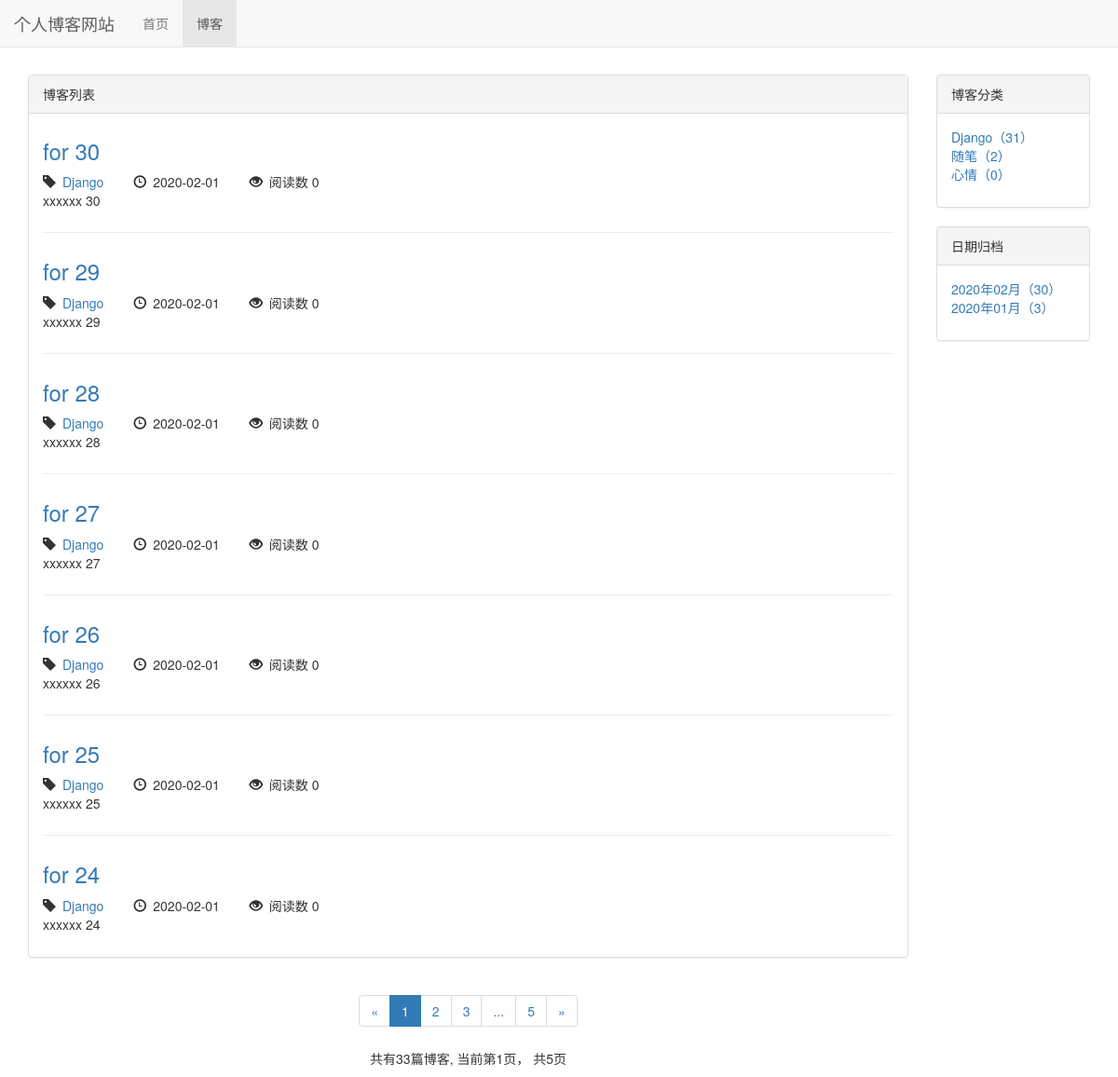
/blog/, run on an earlier commit of the app's database.
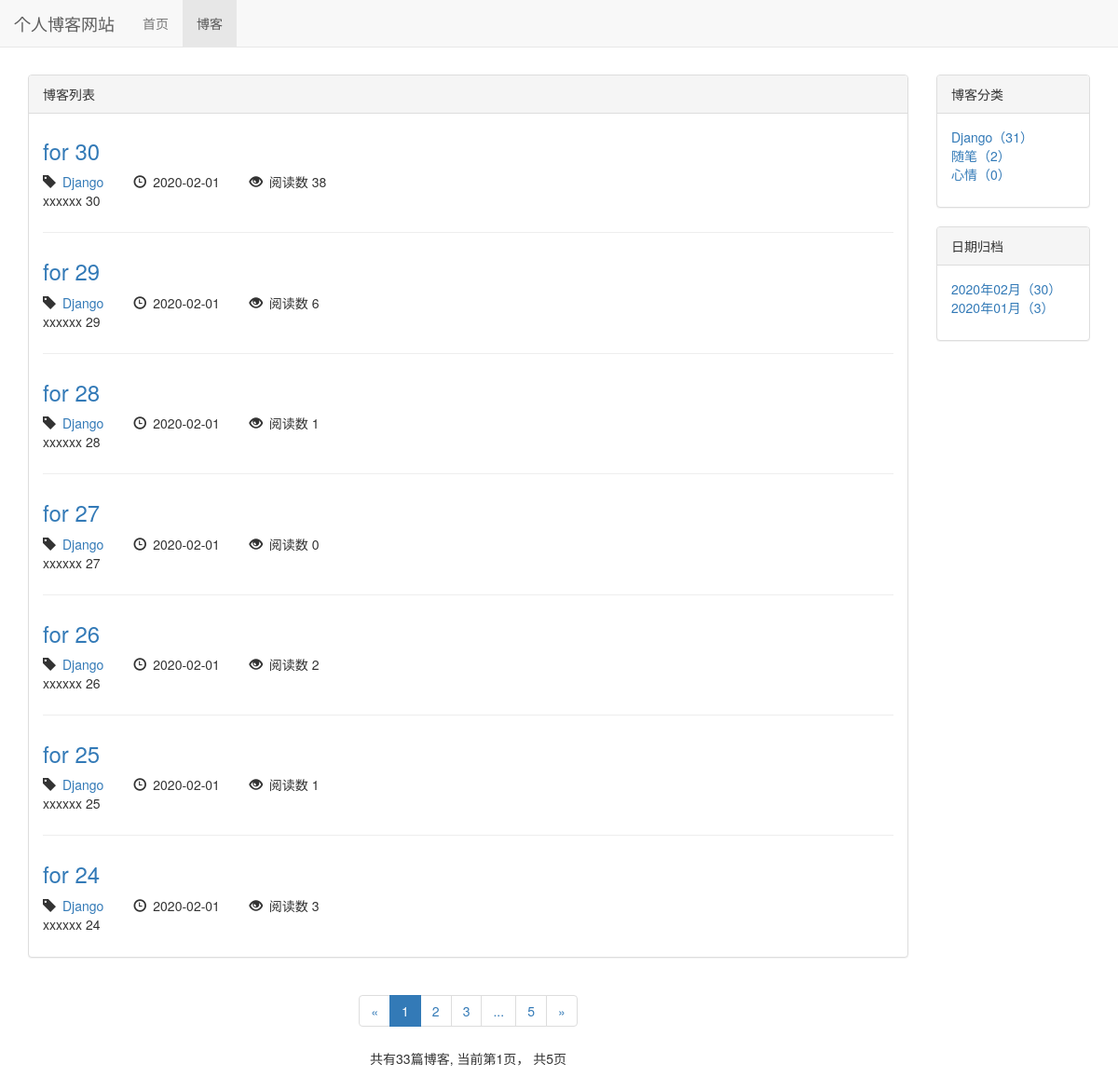
And on a later commit of the database.
### blog/models.py (models this page shows, shortened)
class Blog(models.Model, ReadNumExpandMethod):
    title = models.CharField(max_length=128)
    content = MDTextField()
    author = models.ForeignKey(User, on_delete=models.DO_NOTHING)
    read_details = GenericRelation(ReadDetail)
    created_time = models.DateTimeField(auto_now_add=True)
    last_updated_time = models.DateTimeField(auto_now=True)
    blog_type = models.ForeignKey(BlogType,on_delete=models.DO_NOTHING)
    class Meta:
        ordering = ['-created_time']

class BlogType(models.Model):
    type_name = models.CharField(max_length=32)
    def __str__(self):
        return self.type_name

### read_statistics/models.py (models this page shows)
class ReadNum(models.Model):
    read_num = models.IntegerField(default=0)
    content_type = models.ForeignKey(ContentType, on_delete=models.DO_NOTHING)
    object_id = models.PositiveIntegerField()
    content_object = GenericForeignKey('content_type', 'object_id')

### blog/views.py (the view)
# urls.py: path('', blog_list, name='blog_list'),
def blog_list(request):
    blogs_all_list = Blog.objects.all()
    context = get_blog_list_common_data(request, blogs_all_list)
    return render(request, 'blog/blog_list.html', context)

### blog/templatetags/myfilter.py (called while the page is built)
@register.filter()
def mk(obj):
    obj = markdown.markdown(obj,
                              extensions=[
                                 'markdown.extensions.extra',
                                 'markdown.extensions.codehilite',
                                 'markdown.extensions.toc',
                              ])
    return obj

### read_statistics/models.py (called while the page is built)
    def get_read_num(self):
        try:
            ct = ContentType.objects.get_for_model(self)
            readnum = ReadNum.objects.get(content_type=ct,object_id=self.pk)
            return readnum.read_num
        except exceptions.ObjectDoesNotExist:
            return 0

### blog/templates/blog/blog_list.html (shortened to what this page needs)
{% extends 'base.html' %}
{% load myfilter %}
{% block nav_blog_active %}active{% endblock %}
{% block style %}
    <link rel="stylesheet" href="/static/blog/css/blog.css">
{% endblock %}
{% block content %}
    <div class="container">
        <div class="row">
            <div class="col-sm-8 col-md-9 col-lg-10">
                <div class="panel panel-default">
                      <div class="panel-heading">{% block blog_list_title %}博客列表{% endblock %}</div>
                      <div class="panel-body">
                          {% for blog in page_of_blogs.object_list %}
                              <div class="blog">
                                  <h3><a href="{% url 'blog_detail' blog.pk %}">{{ blog.title }}</a></h3>
                                  <p class="blog-info">
                                      <span class="glyphicon glyphicon-tag" aria-hidden="true"></span><a  style="margin-right: 2em" href="{% url 'blogs_with_type' blog.blog_type.pk %}">{{ blog.blog_type }}</a>
                                      <span class="glyphicon glyphicon-time" aria-hidden="true"></span>{{ blog.created_time|date:'Y-m-d' }}
                                      <span style="margin-left: 2em" class="glyphicon glyphicon-eye-open" aria-hidden="true"></span>阅读数 {{ blog.get_read_num }}
                                  </p>
                                  <p>{{ blog.content|truncatechars_html:100|mk|striptags }}</p>
                              </div>
                          {% empty %}
                              <div class="blog">
                                  <h3>--暂无博客，敬请期待--</h3>
                              </div>
                          {% endfor %}
                      </div>
                </div>
                <div class="paginator">
                    <ul class="pagination">
                        <li>
                            {% if page_of_blogs.has_previous %}
                                <a href="?page={{ page_of_blogs.previous_page_number }}" aria-label="Previous">
                                    <span aria-hidden="true">&laquo;</span>
                                </a>
                            {% else %}
                                <span aria-hidden="true">&laquo;</span>
                            {% endif %}
                        </li>
                        {% for page_num in page_range %}
                            {% if page_num == page_of_blogs.number %}
                                <li class="active"><span>{{ page_num }}</span></li>
                            {% else %}
                                {% if page_num == '...' %}
                                     <li><span>{{ page_num }}</span></li>
                                {% else %}
                                    <li><a href="?page={{ page_num }}">{{ page_num }}</a></li>
                                {% endif %}
                            {% endif %}
                        {% endfor %}
                        <li>
                            {% if page_of_blogs.has_next %}
                                <a href="?page={{ page_of_blogs.next_page_number }}" aria-label="Next">
                                    <span aria-hidden="true">&raquo;</span>
                                </a>
                            {% else %}
                                <span aria-hidden="true">&raquo;</span>
                            {% endif %}
                        </li>
                    </ul>
                    <p>
                        共有{{ page_of_blogs.paginator.count }}篇博客,
                        当前第{{ page_of_blogs.number }}页，
                        共{{ page_of_blogs.paginator.num_pages }}页
                    </p>
                </div>
            </div>
            <div class="hidden-xs col-sm-4 col-md-3 col-lg-2">
                <div class="panel panel-default">
                      <div class="panel-heading">博客分类</div>
                      <div class="panel-body">
                          <ul class="blog-types">
                              {% for blog_type in blog_types %}
                                  <li><a href="{% url 'blogs_with_type' blog_type.pk %}">{{ blog_type.type_name }}（{{ blog_type.blog_count }}）</a></li>
                              {% empty %}
                                  <li>暂无分类</li>
                              {% endfor %}
                          </ul>
                      </div>
                </div>
                <div class="panel panel-default">
                    <div class="panel-heading">日期归档</div>
                    <div class="panel-body">
                        <ul>
                            {% for blog_date, blog_count in blog_dates.items %}
                                <a href="{% url 'blogs_with_date' blog_date.year blog_date.month %}">
                                    <li>{{ blog_date|date:'Y年m月' }}（{{ blog_count }}）</li>
                                </a>
                            {% endfor %}
                        </ul>
                    </div>
                </div>
            </div>
        </div>
    </div>
{% endblock %}

### templates/base.html (shortened to what this page needs)
<!DOCTYPE html>
<html lang="en">
<head>
    <link rel="stylesheet" href="/static/css/base.css">
    <link rel="stylesheet" href="/static/bootstrap-3.3.7/css/bootstrap.min.css">
    {% block style %}{% endblock %}
</head>
<body>
    <div class="navbar navbar-default navbar-fixed-top" role="navigation">
        <div class="container-fluid">
            <div class="navbar-header">
                <a class="navbar-brand" href="{% url 'index' %}">个人博客网站</a>
            </div>
            <div id="navbar-collapse" class="collapse navbar-collapse" >
                <ul class="nav navbar-nav">
                    <li class="{% block nav_index_active %}{% endblock %}">
                        <a href="{% url 'index' %}">首页</a>
                    </li>
                    <li class="{% block nav_blog_active %}{% endblock %}">
                        <a href="{% url 'blog_list' %}">博客</a>
                    </li>
                </ul>
            </div>
        </div>
    </div>
    {% block content %}
    {% endblock %}
</body>
</html>

### static/css/base.css (style rules this page uses)
* { margin: 0; padding: 0; }
body { margin-top: 80px!important; }
ul { list-style-type: none!important; }

### static/blog/css/blog.css (style rules this page uses)
ul.blog-types { list-style-type: none; }
div.blog:not(:last-child) { margin-bottom: 2em; padding-bottom: 1em; border-bottom: 1px solid #eee; }
div.blog h3 { margin-top: 0.5em; }
div.blog p.blog-info { margin-bottom: 0; }
div.blog p.blog-info span { margin-right: 0.5em; }
div.paginator { text-align: center; }

What changed in the data, as far as the page shows it:
changed Blog "for 30": get_read_num "0" → "38"
changed Blog "for 29": get_read_num "0" → "6"
changed Blog "for 28": get_read_num "0" → "1"
changed Blog "for 26": get_read_num "0" → "2"
computed for Blog "for 25": get_read_num "0" → "1"
computed for Blog "for 24": get_read_num "0" → "3"
